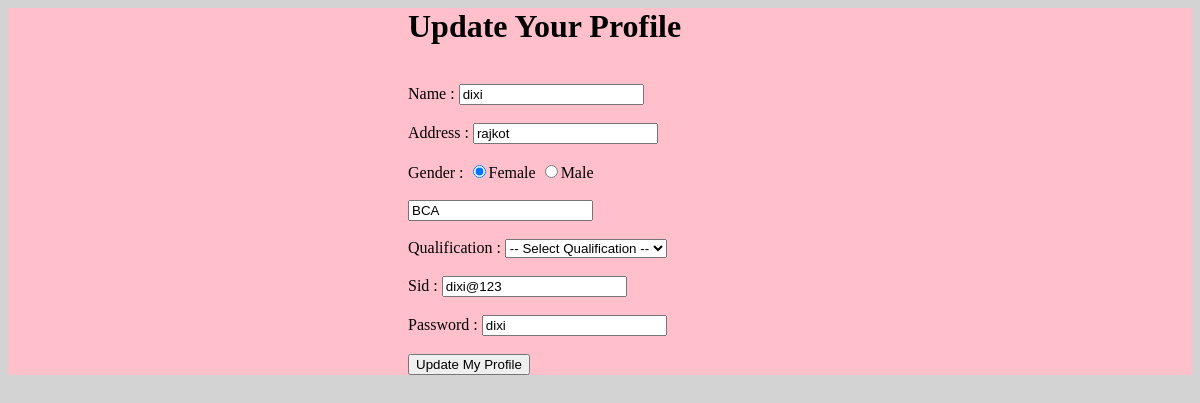
Page /show_profile.php?t1=dixi@123 on the committed database.
### tables this page shows
CREATE TABLE `stud` (
  `name` varchar(30) NOT NULL,
  `address` varchar(50) NOT NULL,
  `gender` varchar(20) NOT NULL,
  `qualification` varchar(5) NOT NULL,
  `sid` varchar(10) NOT NULL,
  `password` varchar(15) NOT NULL
);

### show_profile.php (the view, shortened to what this page needs)
<html>
<head>
	<link rel="stylesheet" type="text/css" href="allcss.css">
</head>
<body id="homebody">
	<div id="homeid1">
		<form action="update_profile.php">
		<h1>Update Your Profile</h1>
		<?php
			$id=$_GET['t1'];
			$con= new mysqli("localhost", "root", "", "dixi");
			$sql="select * from stud where sid='$id'";
			$rs=$con->query($sql);
			$row=$rs->fetch_assoc();
		?>
		<br>
		Name : <input type="text" name="name" value="<?php echo $row['name']; ?>"><br><br>
		Address : <input type="text" name="address" value="<?php echo $row['address'];?>"><br><br>
		Gender :
			<?php
				if($row['gender']=="female")
				{
			?>
					<input type="radio" checked="true" name="r1" value="female">Female
			<?php
				}
				else
				{
					echo "<input type=radio name=r1 value=female>Female";
				}
			?>
			<?php
				if($row['gender']=="male")
				{
			?>
					<input type="radio" checked="true" name="r1" value="male">Male
			<?php
				}
				else
				{
					echo "<input type=radio name=r1 value=male>Male";
				}
			?>
			<br><br>
			<input type="text" value="<?php echo $row['qualification'];?>" readonly><br><br>
		Qualification : <select name="que" id="que">
							<option value=1>-- Select Qualification --</option>
						</select><span id="s1"></span><br><br>
		Sid : <input type="text" name="id" value="<?php echo $row['sid']; ?>" readonly><br><br>
		Password : <input type="text" value="<?php echo $row['password']; ?>" readonly><br><br>
		<input type="submit" value="Update My Profile" onclick="return show()">
		</form>
	</div>
</body>
</html>

### allcss.css (style rules this page uses)
#homebody { background-color: lightgray; }
#homeid1 { background-color: pink; padding-left: 400px; }

### rows in the picture
stud: name "dixi", address "rajkot", qualification "BCA", id "dixi@123", password "dixi"
